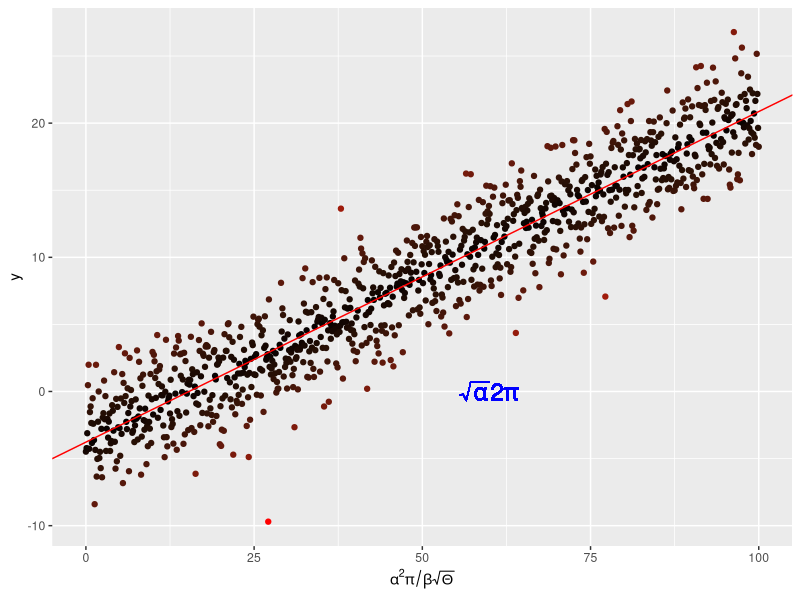

This chart was generated by the following R code:
#!/usr/bin/env R

#Annotating in plots with ggplot2

require(ggplot2)

x <- seq(0, 100, by = 0.1)
y <- -4. + 0.25 * x +
  rnorm(length(x), mean = 0., sd = 2.5)

# and put them in a dataframe
my_data <- data.frame(x = x, y = y)

# perform a linear regression
my_lm <- summary(lm(y ~ x, data = my_data))

# plot the data
p <-  ggplot(my_data, aes(x = x, y = y,
                          colour = abs(my_lm$residual))
             ) +
  geom_point() +
  scale_colour_gradient(low = "black", high = "red") +
  theme(legend.position = "none") +
  scale_x_continuous(
    expression(alpha^2 * pi / beta * sqrt(Theta)))

# add the regression line
p <- p + geom_abline(
  intercept = my_lm$coefficients[1][1],
  slope = my_lm$coefficients[2][1],
  colour = "red")
# throw some math on the plot
p <- p + geom_text(aes(x = 60, y = 0,
                       label = "sqrt(alpha) * 2* pi"), 
                       parse = TRUE, size = 6, 
                       colour = "blue")

pdf("../Results/MyLinReg.pdf")
print(p)
graphics.off()
